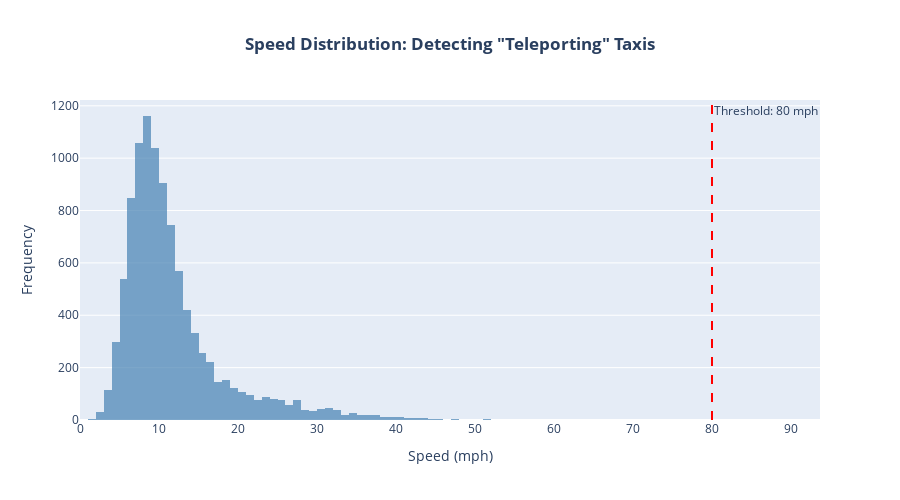

Here is the notebook cell this chart was saved with:
### Markdown cell above
## Speed Anomaly Detection

**Finding:** Identify "teleporting taxis" - trips with speeds exceeding realistic urban travel (e.g., >80 mph).

These may indicate:
- Data entry errors
- GPS/timing system failures
- Potential fraud attempts

### Code cell
# Speed Anomaly Detection
speed_check = df.filter(
    (pl.col("duration_sec") > 60) & 
    (pl.col("trip_distance") > 0.5)
)

# Define thresholds
SPEED_THRESHOLD = 80  # mph
anomalies = speed_check.filter(pl.col("speed_mph") > SPEED_THRESHOLD)

# Create visualization
sample_data = speed_check.sample(min(10000, speed_check.height)).to_pandas()

fig = go.Figure()

# Normal trips
normal = sample_data[sample_data['speed_mph'] <= SPEED_THRESHOLD]
fig.add_trace(go.Histogram(
    x=normal['speed_mph'],
    nbinsx=100,
    name='Normal',
    marker=dict(color='steelblue', opacity=0.7)
))

# Anomalies
if len(sample_data[sample_data['speed_mph'] > SPEED_THRESHOLD]) > 0:
    fig.add_trace(go.Histogram(
        x=sample_data[sample_data['speed_mph'] > SPEED_THRESHOLD]['speed_mph'],
        nbinsx=20,
        name='Anomalies',
        marker=dict(color='red', opacity=0.7)
    ))

# Add threshold line
fig.add_vline(x=SPEED_THRESHOLD, line_dash="dash", line_color="red", 
              annotation_text=f"Threshold: {SPEED_THRESHOLD} mph")

fig.update_layout(
    title=dict(text='<b>Speed Distribution: Detecting "Teleporting" Taxis</b>', x=0.5, xanchor='center'),
    xaxis_title='Speed (mph)',
    yaxis_title='Frequency',
    height=500,
    barmode='overlay'
)
fig.show()

anomaly_pct = (anomalies.height / speed_check.height) * 100
print(f"\n🚨 Found {anomalies.height:,} speed anomalies ({anomaly_pct:.2f}% of trips)")
print(f"⚡ Max speed detected: {df['speed_mph'].max():.1f} mph")

### Figure 1 — Plotly figure (JSON) as saved in the notebook; plotly's stock layout.template omitted (floating-point values rounded to 4 significant figures; data arrays with more than 128 entries replaced by an {"elided": "..."} marker saying what was removed)
{"data": [{"marker": {"color": "steelblue", "opacity": 0.7}, "name": "Normal", "nbinsx": 100, "type": "histogram", "x": {"elided": "10000 float values"}}], "layout": {"annotations": [{"showarrow": false, "text": "Threshold: 80 mph", "x": 80, "xanchor": "left", "xref": "x", "y": 1, "yanchor": "top", "yref": "y domain"}], "barmode": "overlay", "height": 500, "shapes": [{"line": {"color": "red", "dash": "dash"}, "type": "line", "x0": 80, "x1": 80, "xref": "x", "y0": 0, "y1": 1, "yref": "y domain"}], "title": {"text": "<b>Speed Distribution: Detecting \"Teleporting\" Taxis</b>", "x": 0.5, "xanchor": "center"}, "xaxis": {"title": {"text": "Speed (mph)"}}, "yaxis": {"title": {"text": "Frequency"}}}}
